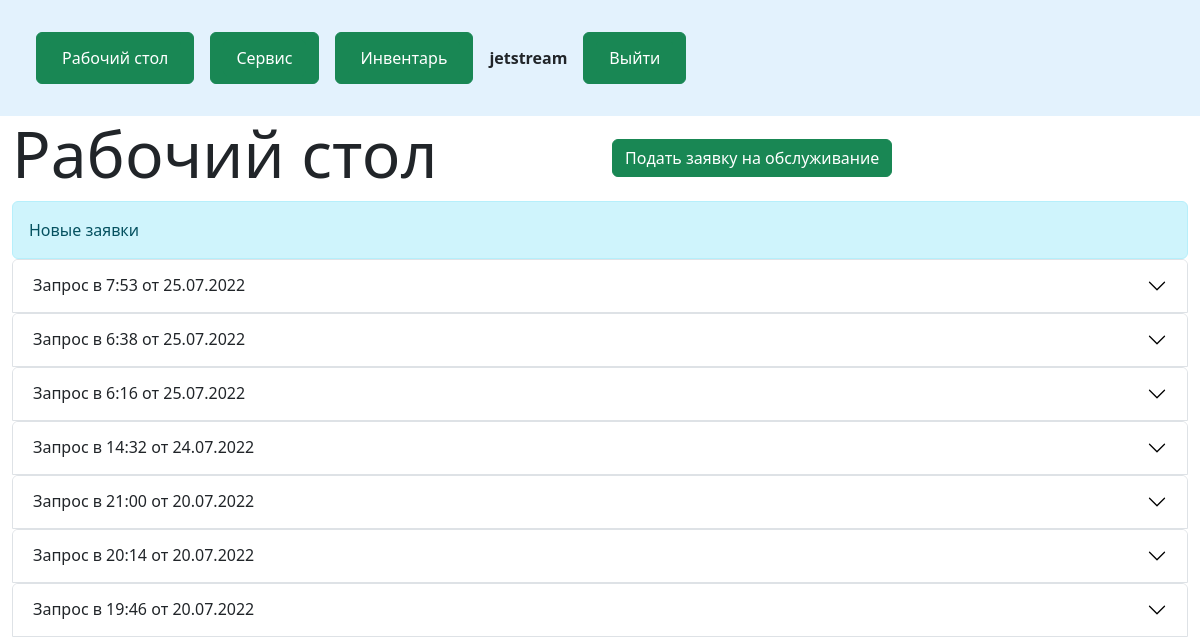
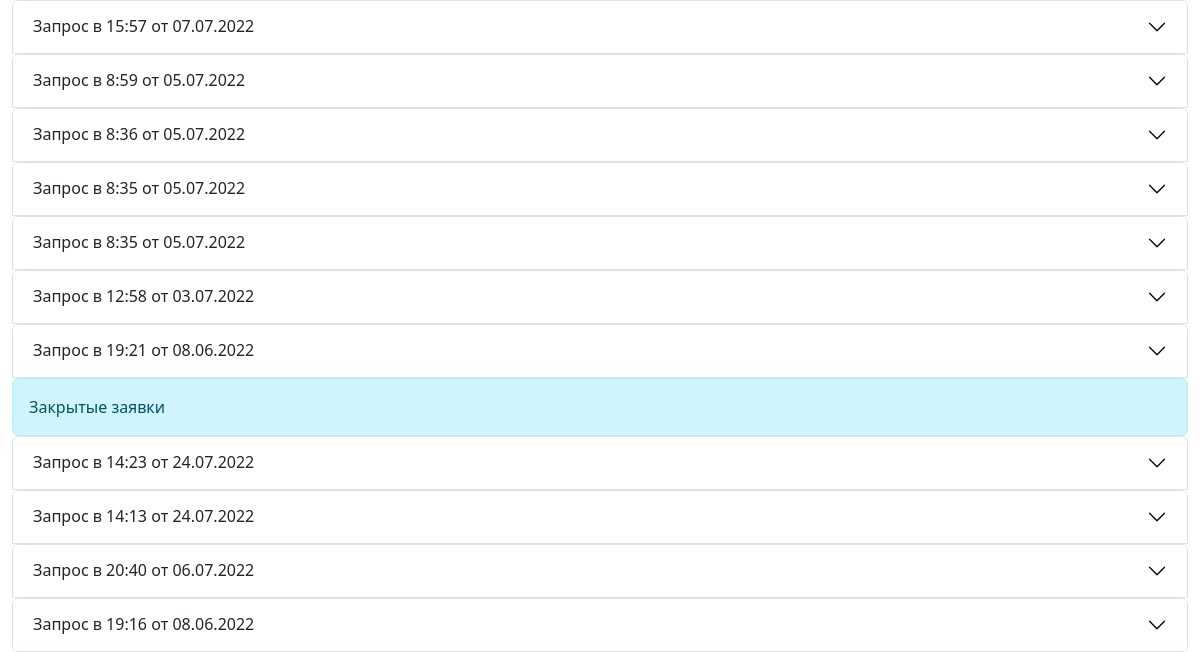
The app's page / (signed in), older data (2 pictures, top to bottom).
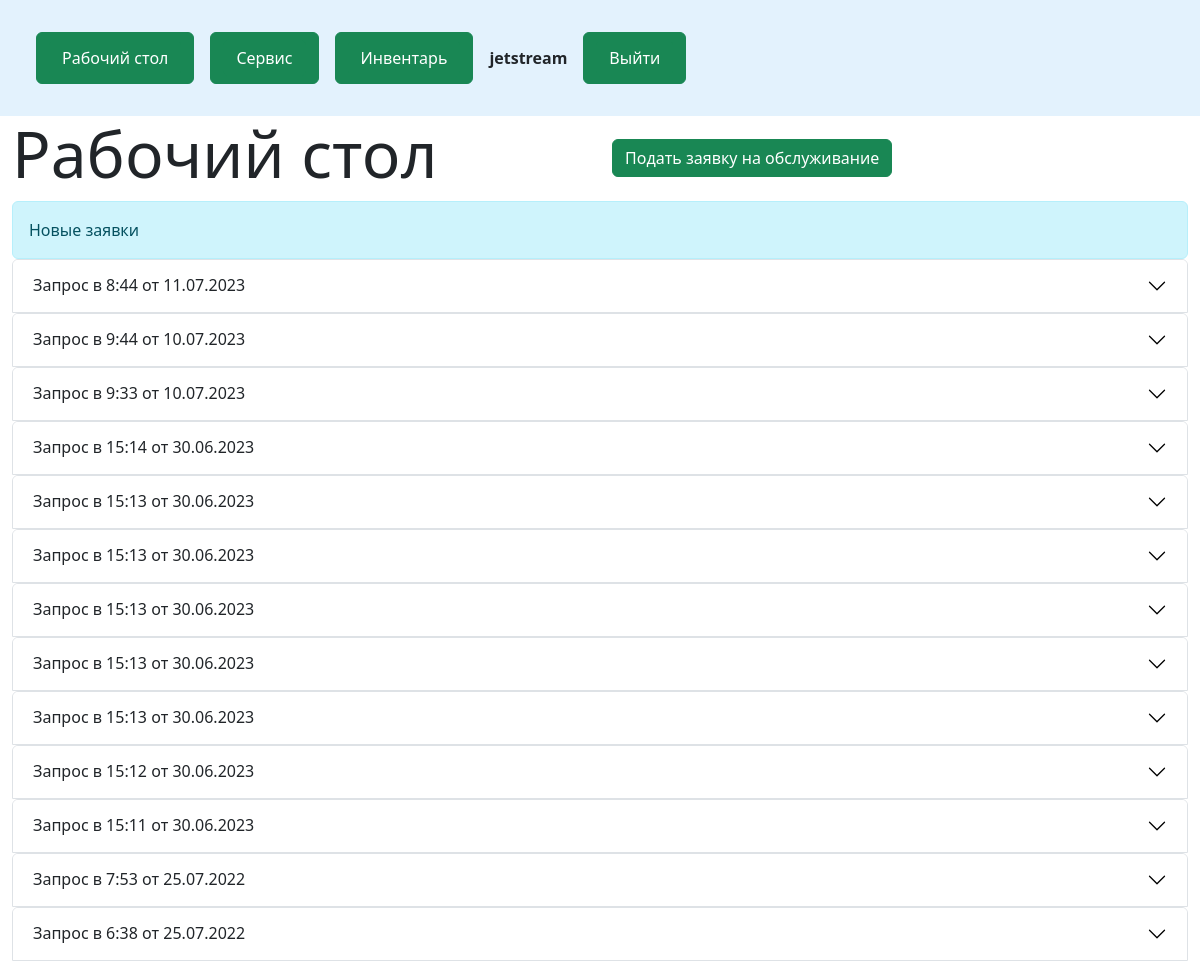
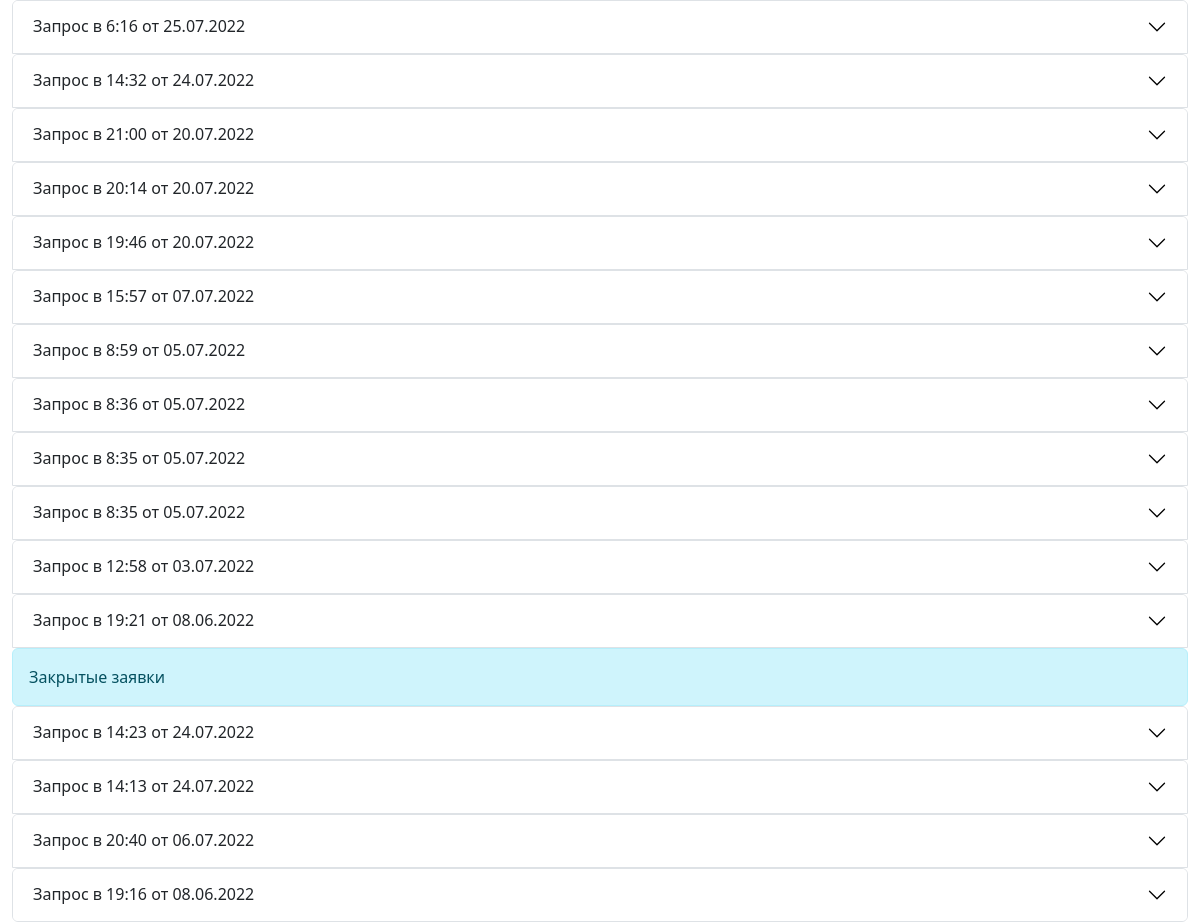
The same page, newer data (2 pictures, top to bottom).
### service/models.py (models this page shows, shortened)
class History_request(models.Model):
    author = models.ForeignKey(User, on_delete=models.CASCADE)
    room = models.ForeignKey('desktop.Room', null=True, blank=True, on_delete=models.PROTECT, verbose_name='Помещение')
    compressor = models.ForeignKey('desktop.Compressor', on_delete=models.PROTECT, verbose_name='Компрессор')
    text_open = models.CharField(max_length=200, null=True, blank=True, verbose_name='Возникшая проблема')
    text_close = models.CharField(max_length=200, null=True, blank=True, verbose_name='Решение проблемы')
    mehanical_assembly = models.BooleanField(default=False, verbose_name='Механический узел')
    mehanical_assembly_text = models.CharField(max_length=200, null=True, blank=True, verbose_name='Описание проблемы')
    mehanical_assembly_shut = models.CharField(max_length=200, null=True, blank=True, verbose_name='Решение проблемы')
    electrical_assembly = models.BooleanField(default=False, verbose_name='Электрический узел')
    electrical_assembly_text = models.CharField(max_length=200, null=True, blank=True, verbose_name='Описание проблемы')
    electrical_assembly_shut = models.CharField(max_length=200, null=True, blank=True, verbose_name='Решение проблемы')
    oil_assembly = models.BooleanField(default=False, verbose_name='Масляная система')
    oil_assembly_text = models.CharField(max_length=200, null=True, blank=True, verbose_name='Описание проблемы')
    oil_assembly_shut = models.CharField(max_length=200, null=True, blank=True, verbose_name='Решение проблемы')
    air_assembly = models.BooleanField(default=False, verbose_name='Воздушная система')
    air_assembly_text = models.CharField(max_length=200, null=True, blank=True, verbose_name='Описание проблемы')
    air_assembly_shut = models.CharField(max_length=200, null=True, blank=True, verbose_name='Решение проблемы')
    another = models.BooleanField(default=False, verbose_name='Другое')
    another_text = models.CharField(max_length=200, null=True, blank=True, verbose_name='Описание проблемы')
    another_shut = models.CharField(max_length=200, null=True, blank=True, verbose_name='Решение проблемы')
    status = models.BooleanField(default=False)
    created_date = models.DateTimeField(default=timezone.now)
    class Meta:
        verbose_name = 'История заявок'
        verbose_name_plural = 'История заявок'
        ordering = ['-created_date']

### desktop/views.py (the view)
# urls.py: path('', views.desktop, name='desktop'),
@login_required
def desktop(request):
    requests_true = History_request.objects.filter(status=True).order_by('-created_date')
    requests_false = History_request.objects.filter(status=False).order_by('-created_date')
    context = {
        'requests_true': requests_true,
        'requests_false': requests_false,
        'menu': menu,
        'title': 'Рабочий стол'
    }
    return render(request, 'desktop/desktop.html', context=context)

### desktop/templates/desktop/desktop.html (shortened to what this page needs)
{% extends 'desktop/base.html' %}
{% block content %}
<div class="container-fluid">
<div class="row">
  <div class="col-lg-6 col-md-12 ">
    <h1 class="display-3">{{ title }}</h1>
  </div>
  <div class="col-lg-6 align-self-center mb-2 mt-2">
    <a class="btn btn-success" href="{% url 'add_request' %}">Подать заявку на обслуживание</a>
  </div>
</div>
<p class="alert alert-info m-0">Новые заявки</p>
{% for request in requests_true %}
<div class="accordion" id="accordionBasic">
  <div class="accordion-item">
    <h2 class="accordion-header" id="headingOne">
      <button class="accordion-button collapsed" type="button" data-bs-toggle="collapse" data-bs-target="#collapseOne{{ request.id }}" aria-expanded="true" aria-controls="collapseOne{{ request.id }}">Запрос в {{ request.created_date|date:"G:i от d.m.Y" }}</button>
    </h2>
  </div>
  {% empty %}
  <p>Заявок еще не было.</p>
</div>
{% endfor %}
<p class="alert alert-info m-0">Закрытые заявки</p>
{% for request in requests_false %}
<div class="accordion" id="accordionBasic">
  <div class="accordion-item">
    <h2 class="accordion-header" id="headingOne">
      <button class="accordion-button collapsed" type="button" data-bs-toggle="collapse" data-bs-target="#collapseOne{{ request.id }}" aria-expanded="true" aria-controls="collapseOne{{ request.id }}">Запрос в {{ request.created_date|date:"G:i от d.m.Y" }}</button>
    </h2>
  </div>
  {% empty %}
  <p>Заявок еще не было.</p>
</div>
{% endfor %}
</div>
{% endblock %}

### desktop/templates/desktop/base.html (shortened to what this page needs)
{% load static %}
<!DOCTYPE html>
<html>
<head>
  {% load static %}
  <link rel="stylesheet" type="text/css" href="{% static 'desktop/css/bootstrap.min.css'%}">
  <link rel="stylesheet" type="text/css" href="{% static 'desktop/css/custom.css'%}">
  <link rel="stylesheet" type="text/css" href="{% static 'desktop/css/request_form.css'%}">
</head>
<body>
{% block mainmenu %}
<header id="header">
<nav class="navbar navbar-expand-lg navbar-light" style="background-color: #e3f2fd;">
  <div class="container-fluid">
    <div class="navbar-collapse collapse disable m-3" id="navbarLight" style="">
      <ul class="navbar-nav me-auto mb-2 mb-xl-0">
        {% for m in menu %}
        <li class="nav-item m-2">
          <button type="button" class="btn btn-success"><a class="btn btn-success" href="{% url m.url_name %}">{{ m.title }}</a></button>
        </li>
        {% endfor %}
        {% if request.user.is_authenticated %}
          <b class="align-self-center m-2">{{ user.username }}</b>
          <li class="nav-item m-2">
            <button type="button" class="btn btn-success"><a class="btn btn-success" href="{% url 'logout' %}">Выйти</a></button>
          </li>
        {% endif %}
      </ul>
    </div>
  </div>
</nav>
</header>
{% endblock mainmenu %}
{% block content %}
{% endblock content %}
</body>
</html>

Row changes from the older to the newer data that the page shows:
added History_request: created_date "8:44 от 11.07.2023", shown under "Рабочий стол"
added History_request: created_date "9:44 от 10.07.2023", shown under "Рабочий стол"
added History_request: created_date "9:33 от 10.07.2023", shown under "Рабочий стол"
added History_request: created_date "15:14 от 30.06.2023", shown under "Рабочий стол"
added History_request: created_date "15:13 от 30.06.2023", shown under "Рабочий стол"
added History_request: created_date "15:13 от 30.06.2023", shown under "Рабочий стол"
added History_request: created_date "15:13 от 30.06.2023", shown under "Рабочий стол"
added History_request: created_date "15:13 от 30.06.2023", shown under "Рабочий стол"
added History_request: created_date "15:13 от 30.06.2023", shown under "Рабочий стол"
added History_request: created_date "15:12 от 30.06.2023", shown under "Рабочий стол"
added History_request: created_date "15:11 от 30.06.2023", shown under "Рабочий стол"
